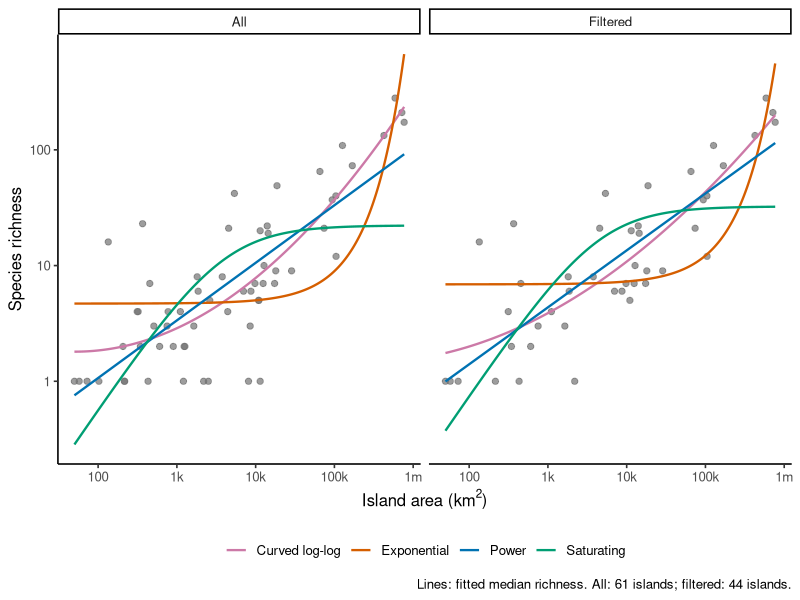
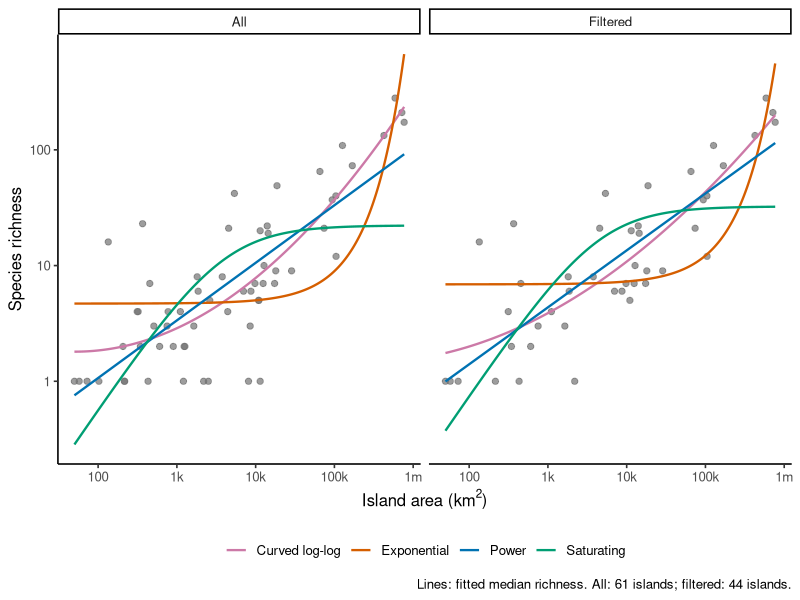
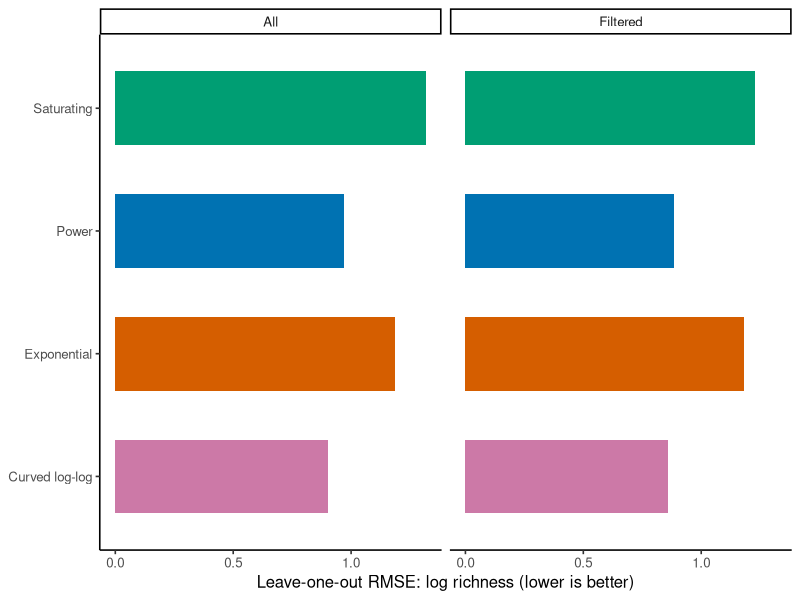
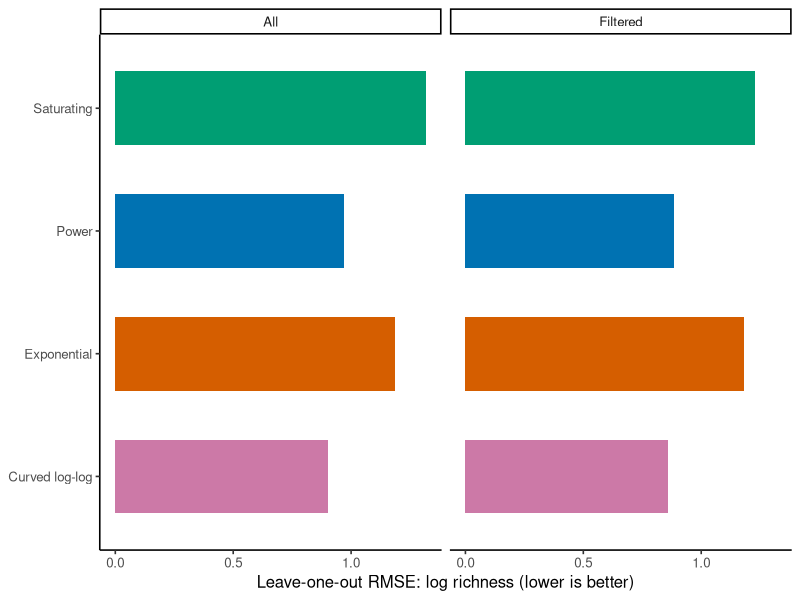

Write R code to recreate these figures, in order. (Note: this script raises an error after producing the figures.)
# Compare curve shapes with the same lognormal observation model.
# Run from the paleo-islands project root.
library(readxl)
library(ggplot2)
islands <- as.data.frame(read_excel("data/richness/island-richness-area.xlsx"))
islands$x <- log(islands$area_km2)
islands$a <- islands$area_km2 / 100000
islands$y <- log(islands$n_sp)
keep <- !(islands$region == "Australasian" & islands$n_sp < 6 | islands$island == "Réunion")
data_sets <- list(All = islands, Filtered = islands[keep, ])
models <- c("Power", "Exponential", "Saturating", "Curved log-log")
out <- "area-estimation/results/curve-comparison"
plots.dir <- "area-estimation/plots/curve-comparison"
dir.create(out, recursive = TRUE, showWarnings = FALSE)
dir.create(plots.dir, recursive = TRUE, showWarnings = FALSE)

# Two small helpers keep full fits and every held-out fit identical.
fit_curve <- function(d, model) {
  if (model == "Power") f <- lm(y ~ x, data = d)
  if (model == "Exponential") f <- lm(y ~ a, data = d)
  if (model == "Curved log-log") f <- lm(y ~ x + I(x^2), data = d)
  if (model != "Saturating") {
    return(list(model = model, fit = f, residuals = residuals(f),
                p = length(coef(f)), sigma = sigma(f), converged = TRUE))
  }
  # Michaelis-Menten: S = K*A/(H+A), with K,H > 0.
  # Profile out log K analytically; optimize log H over a broad numerical range.
  objective <- function(log_H) {
    offset <- log1p(exp(log_H-d$x))
    log_K <- mean(d$y + offset)
    sum((d$y - log_K + offset)^2)
  }
  fit <- optimize(objective, interval = log(c(1e-6, 1e12)), tol = 1e-9)
  log_H <- fit$minimum
  log_K <- mean(d$y + log1p(exp(log_H-d$x)))
  residual <- d$y - log_K + log1p(exp(log_H-d$x))
  list(model = model, log_H = log_H, log_K = log_K, residuals = residual,
       p = 2, sigma = sqrt(sum(residual^2)/(nrow(d)-2)),
       converged = min(abs(log_H-log(c(1e-6,1e12)))) > .01)
}
predict_curve <- function(f, d) {
  if (f$model == "Saturating") return(f$log_K-log1p(exp(f$log_H-d$x)))
  as.numeric(predict(f$fit, newdata = d))
}

# Full fits, likelihood criteria and leave-one-island-out predictions ----
summary <- data.frame(); predictions <- data.frame(); curves <- data.frame(); fits <- list()
for (dataset in names(data_sets)) {
  d <- data_sets[[dataset]]
  for (model in models) {
    f <- fit_curve(d, model)
    fits[[paste(dataset,model)]] <- f
    n <- nrow(d); k <- f$p + 1
    ll <- sum(dnorm(f$residuals, 0, sqrt(mean(f$residuals^2)), log = TRUE))
    row <- data.frame(dataset = dataset, model = model, n = n, parameters = k,
      AICc = -2*ll+2*k+2*k*(k+1)/(n-k-1), BIC = -2*ll+k*log(n),
      residual_SD_log = f$sigma, converged = f$converged)
    for (i in seq_len(n)) {
      cv <- fit_curve(d[-i, ], model)
      log_prediction <- predict_curve(cv, d[i, , drop = FALSE])
      predictions <- rbind(predictions, data.frame(dataset=dataset,model=model,island=d$island[i],
        observed=d$n_sp[i],log_predicted=log_prediction,
        mean_predicted=exp(log_prediction+cv$sigma^2/2),converged=cv$converged))
    }
    z <- predictions[predictions$dataset==dataset & predictions$model==model, ]
    row$log_RMSE <- sqrt(mean((log(z$observed)-z$log_predicted)^2))
    row$log_MAE <- mean(abs(log(z$observed)-z$log_predicted))
    row$count_RMSE <- sqrt(mean((z$observed-z$mean_predicted)^2))
    row$count_MAE <- mean(abs(z$observed-z$mean_predicted))
    summary <- rbind(summary,row)
    grid <- data.frame(area_km2=exp(seq(min(d$x),max(d$x),length.out=400)))
    grid$x <- log(grid$area_km2); grid$a <- grid$area_km2/100000
    grid$richness <- exp(predict_curve(f,grid))
    grid$dataset <- dataset; grid$model <- model
    curves <- rbind(curves,grid)
  }
}
for (dataset in names(data_sets)) {
  ix <- summary$dataset == dataset
  summary$delta_AICc[ix] <- summary$AICc[ix]-min(summary$AICc[ix])
}
write.csv(summary,file.path(out,"model-comparison.csv"),row.names=FALSE)
write.csv(predictions,file.path(out,"held-out-predictions.csv"),row.names=FALSE)
write.csv(curves,file.path(out,"fitted-curves.csv"),row.names=FALSE)
saveRDS(fits,file.path(out,"models.rds"))

# Plots: all models share exactly the same observations in each panel ----
points <- rbind(data.frame(islands,dataset="All"),data.frame(islands[keep, ],dataset="Filtered"))
cols <- c(Power="#0072B2",Exponential="#D55E00",Saturating="#009E73","Curved log-log"="#CC79A7")
p <- ggplot(points,aes(area_km2,n_sp)) + geom_point(colour="grey45",alpha=.7,size=1.8) +
  geom_line(data=curves,aes(area_km2,richness,colour=model),inherit.aes=FALSE,linewidth=.8) +
  facet_wrap(~dataset) + scale_x_log10(breaks=c(100,1000,10000,100000,1000000),labels=c("100","1k","10k","100k","1m")) +
  scale_y_log10() + scale_colour_manual(values=cols) +
  labs(x=expression("Island area (km"^2*")"),y="Species richness",colour=NULL,
    caption="Lines: fitted median richness. All: 61 islands; filtered: 44 islands.") +
  theme_classic(base_size=12) + theme(legend.position="bottom")
ggsave(file.path(plots.dir,"curve-comparison.pdf"),p,width=11,height=6)
ggsave(file.path(plots.dir,"curve-comparison.png"),p,width=11,height=6,dpi=180)
q <- ggplot(summary,aes(model,log_RMSE,fill=model)) + geom_col(width=.6) + facet_wrap(~dataset) +
  scale_fill_manual(values=cols) + coord_flip() +
  labs(x=NULL,y="Leave-one-out RMSE: log richness (lower is better)") +
  theme_classic(base_size=12) + theme(legend.position="none")
ggsave(file.path(plots.dir,"prediction-comparison.pdf"),q,width=10,height=5)
ggsave(file.path(plots.dir,"prediction-comparison.png"),q,width=10,height=5,dpi=180)

# Report ----
report <- c("# Comparing species-area curve shapes","",
  "All four models use Gaussian residuals in natural-log richness. Thus curve shape changes while the observation model stays the same. Lines describe conditional median richness on the original scale. Arithmetic-mean predictions use the lognormal variance correction.","",
  "Models: power S=c*A^z; exponential S=c*exp(b*A); Michaelis-Menten saturation S=K*A/(H+A); and curved log-log ln(S)=a+b*ln(A)+c*ln(A)^2. Saturation has two mean parameters; the quadratic has three. Residual variance counts as an additional parameter in AICc/BIC.","",
  "| Dataset | Model | Log CV RMSE | Count CV RMSE | Delta AICc |",
  "|---|---|---:|---:|---:|")
for(i in seq_len(nrow(summary))) report <- c(report,sprintf("| %s | %s | %.3f | %.2f | %.2f |",summary$dataset[i],summary$model[i],summary$log_RMSE[i],summary$count_RMSE[i],summary$delta_AICc[i]))
report <- c(report,"",
  "## Interpretation", "",
  "The exponential curve performs worse than the power relationship on both datasets. The curved log-log model has the best log-scale predictive score: a 6.7% RMSE reduction relative to power with all islands and 2.9% with filtered islands. AICc favours curvature by 7.37 with all islands, but only 1.63 after filtering, so the filtered power and curved models are close. The tested saturating curve is poorly supported. Count-scale prediction does not consistently favour curvature: on the full dataset its count RMSE is worse than the power model.", "",
  "These are pooled relationships without region or type effects. Apparent curvature may partly reflect differing groups rather than a universal nonlinear mechanism. The previous area-plus-type lognormal model on the full dataset had AICc 162.37, slightly better than this pooled curved model (164.44). No prior Bayesian area estimates have been replaced by these descriptive fits.", "",
  "Compare models within each dataset: holdouts are identical within a dataset but the full and filtered datasets have different test populations. AICc is comparable across these four shapes within a dataset only. Log-scale RMSE gives small and large islands more balanced influence; count RMSE is sensitive to species-rich islands. Different scores can prefer different curves.","",
  "Saturation uses profile least squares over H=1e-6 to 1e12 km², profiling log K analytically. Full and leave-one-out fits record whether the numerical boundary was approached. This tests the Michaelis-Menten curve, not every possible saturating relationship. Quadratic log-log curves can turn down or up outside the data range; they are descriptive and should not be extrapolated blindly for inverse area estimation.","",
  "The filter removes 16 Australasian records with richness <6 plus Reunion. Richness-based selection can change the fitted relationship and is not evidence of incomplete inventories. No source records or earlier Bayesian area results were changed.","",
  "Run area-estimation/scripts/07-compare-relationships.R from the repository root. Models, full predictions and scores are saved in results/curve-comparison; plots are in plots/curve-comparison.")
writeLines(report,"area-estimation/reports/curve-comparison.md")
print(summary)
print(table(predictions$converged))
